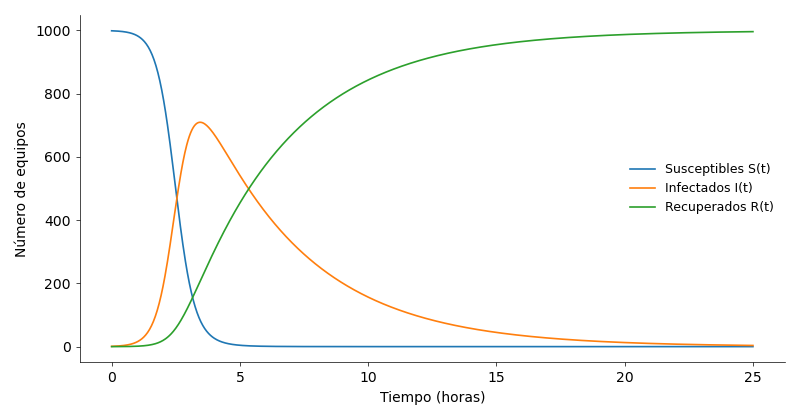

Write the Python code that produced this figure.
import numpy as np
from scipy.integrate import solve_ivp
import matplotlib.pyplot as plt

# --- Estilo Tufte: máxima reducción de tinta ---
plt.style.use("default")


def tufte_ax(ax):
    """Aplica estilo Tufte a un eje."""
    # Sin bordes (spines) superiores y derechos
    ax.spines["top"].set_visible(False)
    ax.spines["right"].set_visible(False)

    # Ejes más delgados
    ax.spines["left"].set_linewidth(0.5)
    ax.spines["bottom"].set_linewidth(0.5)

    # Quitar ticks innecesarios
    ax.tick_params(axis="both", which="both", length=3, width=0.5)

    # Grid extremadamente suave (o comentado si prefieres sin grid)

    return ax


# --- Parámetros del modelo ---
N = 1000
alpha = 0.003
beta = 0.25

S0, I0, R0 = 999, 1, 0
y0 = [S0, I0, R0]

t0, t_final = 0, 25
t = np.linspace(t0, t_final, 1000)


def sir_nolineal(t, y):
    S, I, R = y
    return [-alpha * S * I, alpha * S * I - beta * I, beta * I]


# --- Resolver con solve_ivp ---
sol = solve_ivp(sir_nolineal, (t0, t_final), y0, t_eval=t, rtol=1e-6, atol=1e-8)

S, I, R = sol.y

# --- Gráfico estilo Tufte ---
fig, ax = plt.subplots(figsize=(8, 4.2))
tufte_ax(ax)

ax.plot(t, S, linewidth=1.2, label="Susceptibles S(t)")
ax.plot(t, I, linewidth=1.2, label="Infectados I(t)")
ax.plot(t, R, linewidth=1.2, label="Recuperados R(t)")

# Etiquetas mínimas, ordenadas
ax.set_xlabel("Tiempo (horas)", fontsize=10)
ax.set_ylabel("Número de equipos", fontsize=10)

# Leyenda sin borde, discreta
legend = ax.legend(frameon=False, fontsize=9)

plt.tight_layout()
plt.savefig("parte2/tufte.png")
plt.show()
